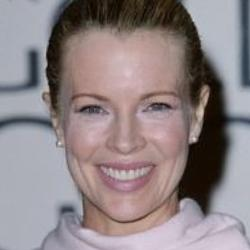
#> input picture data/CASIA_0000107_004.jpg, 250 x 250 px; its folder holds only this picture in this run
$ python -i data.py   (imports and definitions only)   (older library calls are emulated)
#> lines starting #> are read from the running program, lines starting #| are printed output that depends on the picture
from __future__ import print_function
import os
import numpy as np

import skimage.io
import tifffile
import skimage.transform
import skimage.morphology

import torch
from torch.utils.data import Dataset

from collections import namedtuple, OrderedDict
from tqdm import tqdm
Rect = namedtuple('Rect',('left','top','right','bottom'))

MIN_TRAIN_SCALE = 1.0
MAX_TRAIN_SCALE = 1.8


def shift_and_scale_rect(rect, center_x=0.5, center_y=0.5, scale=1.0, make_square=False):
    """
    Given a Rect, shift, scale, and optionally make square
    Assumes image coordinates, i.e. "top" means min y
    No bounds checking is performed.
    Returns the new Rect.
    """
    height = rect.bottom - rect.top
    width = rect.right - rect.left
    new_center_x = rect.left + center_x*width
    new_center_y = rect.top + center_y*height
    new_half_height = scale*height/2.0
    new_half_width = scale*width/2.0
    if make_square:
        new_half_width = new_half_height = min(new_half_width, new_half_height)
    new_top = int(new_center_y - new_half_height)
    new_bottom = int(new_center_y + new_half_height)
    new_left = int(new_center_x - new_half_width)
    new_right = int(new_center_x + new_half_width)
    return Rect(left=new_left, top=new_top, right=new_right, bottom=new_bottom)


def sanitize_crop(rect, img_shape):
    """ convert a crop region to image and crop bounds such that:
    crop[crop_rect.top:crop_rect.bottom,..] = img[img_rect.top:img_rect.bottom,..]
    """
    # clip bounds
    top = max(0, rect.top)
    bottom = min(img_shape[0], rect.bottom)
    left = max(0, rect.left)
    right = min(img_shape[1], rect.right)
    # compute offset at which to place image data
    crop_top = top - rect.top
    crop_bottom = crop_top + (bottom - top)
    crop_left = left - rect.left
    crop_right = crop_left + (right - left)
    crop_rect = Rect(crop_left, crop_top, crop_right, crop_bottom)
    img_rect = Rect(left, top, right, bottom)
    return img_rect, crop_rect


# [16 lines left out: functions images_to_minibatch, minibatch_to_images, not called in this run]


def prepare_input(img, targets=None, face_box=None, jitter=False, min_scale=MIN_TRAIN_SCALE, max_scale=MAX_TRAIN_SCALE, max_shift=0.1, crop_center_x=0.5, crop_center_y=0.5, rot_range=45.0, target_background_vals=None):
    # ensure input is a color image
    if len(img.shape) < 3 or img.shape[2] < 3:
        img = skimage.color.gray2rgb(img)
    # strip alpha layer, if present
    img = img[:,:,0:3]

    if targets is not None and target_background_vals is None:
        target_background_vals = [np.zeros(target.shape[2]) for target in targets]

    # convert to floating point
    img = img.astype(np.float)
    if targets is not None:
        num_targets = len(targets)
        for t in range(num_targets):
            targets[t] = targets[t].astype(np.float)
            # transform targets to range(-1,1)
            targets[t] = targets[t]/255 * 2 - 1.0

    # randomly resize and crop image
    if jitter:
        scale = min_scale + np.random.random_sample()*(max_scale-min_scale)
        center_x = crop_center_x + (2*np.random.random_sample()-1)*max_shift
        center_y = crop_center_y + (2*np.random.random_sample()-1)*max_shift
    else:
        if face_box is None:
            # use full input image, don't scale
            face_box = Rect(0,0,img.shape[1],img.shape[0])
            scale = 1
        else:
            # use provided bounding box, use mean training scale
            scale = (min_scale + max_scale)/2.0
        center_x = crop_center_x
        center_y = crop_center_y

    face_box = shift_and_scale_rect(face_box, center_x, center_y, scale, make_square=True)

    img_rect, crop_rect = sanitize_crop(face_box, img.shape)
    crop_width = face_box.right - face_box.left
    crop_height = face_box.bottom - face_box.top
    # create crops
    crop = np.zeros((crop_height, crop_width, img.shape[2]), img.dtype)
    crop[crop_rect.top:crop_rect.bottom, crop_rect.left:crop_rect.right] \
        = img[img_rect.top:img_rect.bottom, img_rect.left:img_rect.right]
    img = crop
    if targets is not None:
        for t in range(num_targets):
            crop = np.zeros((crop_height, crop_width, img.shape[2]), img.dtype)
            crop += target_background_vals[t]
            crop[crop_rect.top:crop_rect.bottom, crop_rect.left:crop_rect.right] \
                = targets[t][img_rect.top:img_rect.bottom, img_rect.left:img_rect.right]
            targets[t] = crop

    # randomly rotate image
    if jitter and rot_range > 0:
        rot_angle = np.random.uniform(-rot_range, rot_range)
        img = skimage.transform.rotate(img, rot_angle, mode='edge')
        if targets is not None:
            for t in range(num_targets):
                targets[t] = skimage.transform.rotate(targets[t], rot_angle, mode='edge')

    # resize to final shape for processing
    final_shape = (256,256)
    img = skimage.transform.resize(img, final_shape, mode='edge', anti_aliasing=False)
    if targets is not None:
        for t in range(num_targets):
            targets[t] = skimage.transform.resize(targets[t], final_shape, mode='edge', anti_aliasing=False)

    # jitter color values
    if jitter:
        gamma_mag = 0.4
        color_mag = 0.2
        # pick a random gamma correction factor
        gamma = np.max((0.0, 1 + gamma_mag * (np.random.random()-0.5)))
        # pick a random color balancing scheme
        color_scale = 1 - np.random.random(3) * color_mag
        color_scale /= np.max(color_scale)

        for c in range(3):
            img[:,:,c] = (np.power(img[:,:,c]*color_scale[c], gamma))

        img[img > 255] = 255
        img[img < 0] = 0

    # transform pixels to range (-0.5, 0.5)
    img = img/255 - 0.5
    if targets is not None:
        return img, targets
    else:
        return img


# [140 lines left out: functions prepare_output, unnormalize_PNCC, unnormalize_offsets, normalize_PNCC, normalize_offsets, save_ply, not called in this run]


class Pix2FaceTrainingData(Dataset):
    # [58 lines left out: function __init__, not called in this run]


    def __len__(self):
        return len(self.input_filenames)

    # [63 lines left out: function __getitem__, not called in this run]


def save_tiff(img, filename):
    tifffile.imsave(filename, img)

>>> import cv2
>>> picture = cv2.imread('../data/CASIA_0000107_004.jpg', cv2.IMREAD_GRAYSCALE)
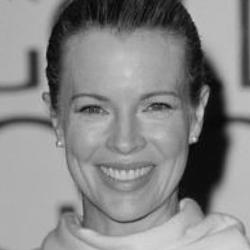
#> picture: shape (250, 250); min 1, max 226, mean 135.5
>>> result = prepare_input(picture)
#> in prepare_input, `img = img/255 - 0.5`:
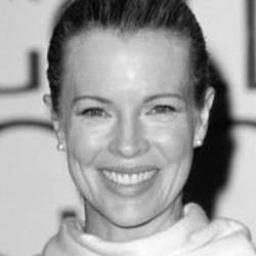
#> img: shape (256, 256, 3) float64; min -0.485, max 0.335, mean 0.0312; drawn with min black and max white
